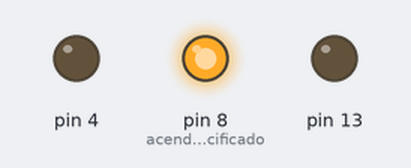
Bench run of a sketch on a simulated Arduino Uno, built with avr-gcc and run on an emulated ATmega328P. Shown: output pins drawn as LEDs (lit = HIGH).

Above: at 0.5 s.
At 2.5 s:
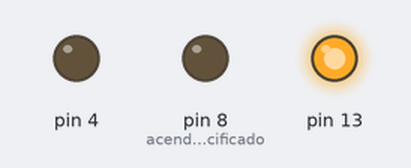
At 4.5 s:
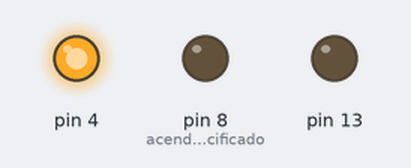
At 5.5 s:
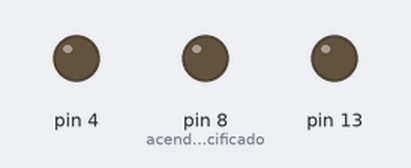
Timing chart, 0 to 7.8 s (numbered marks = the images above):
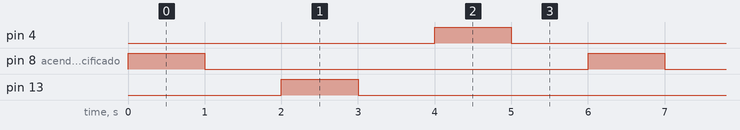

The sketch:

sketch_nov11a.ino
```cpp
void setup() {
  pinMode(8,OUTPUT);//acende o led especificado pelo numero
  pinMode(13,OUTPUT);
  pinMode(4,OUTPUT);

}

void loop() {
  digitalWrite(8, HIGH);//faz que o led ligue
  delay(1000);// tempo que ficara ligado
  digitalWrite(8, LOW);// faz que o led apague
  delay(1000);// o tempo que o led ficara apagado
  digitalWrite(13, HIGH);
  delay(1000);
  digitalWrite(13, LOW);
  delay(1000);
  digitalWrite(4, HIGH);
  delay(1000);
  digitalWrite(4, LOW);
  delay(1000);
}
```

Measured:
- by itself, pin 4, pin 8 (acende_o_led_especificado), pin 13: alternates HIGH for 1.0 s and LOW for 5.0 s
- by itself, everything shown: repeats every 6.0 s, in 6 steps
